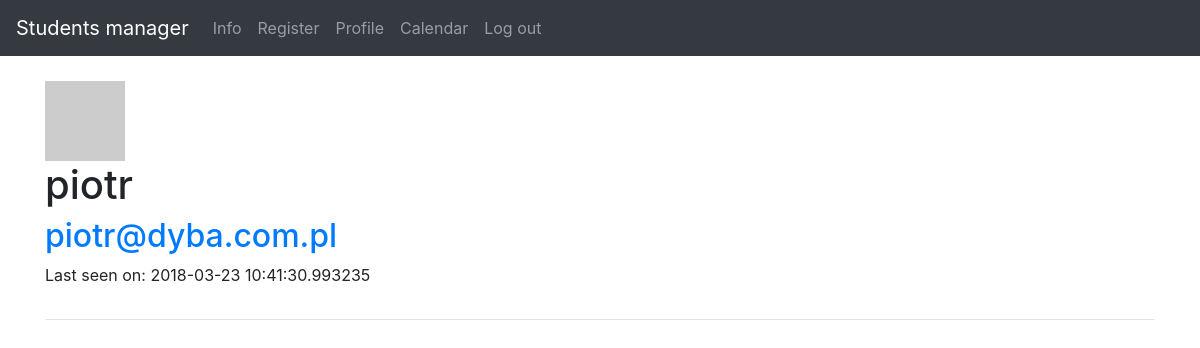
The page /users/piotr (signed in) on the database its author committed.
### models.py (models this page shows, shortened)
class User(db.Model, UserMixin):
    __tablename__ = 'user'
    id = Column(Integer, autoincrement=True, primary_key=True)
    username = Column(String(25), default='', unique=True)
    active = Column(Boolean, default=True)
    email = Column(String(200), unique=True)
    password = Column(String(200), default='')
    admin = Column(Boolean, default=False)
    confirmed = Column(db.Boolean, nullable=False, default=False)
    confirmed_on = Column(db.DateTime, nullable=True)
    password_reset_token = Column(db.String, nullable=True)
    registered_on = Column(db.DateTime, nullable=False)
    about_me = Column(db.String(140))
    last_seen = Column(db.DateTime, default=datetime.utcnow)
    def get_id(self):
        return self.id
    def avatar(self, size):
        digest = md5(self.email.lower().encode('utf-8')).hexdigest()
        return 'https://www.gravatar.com/avatar/{}?d=identicon&s={}'.format(
            digest, size)

### views.py (the view)
@app.route('/users/<string:username>', methods=['GET'])
@login_required
def user(username):
    user = User.query.filter(User.username == username).first()
    return render_template('user/profile.html', user=user)

### views.py (called while the page is built)
@lm.user_loader
def load_user(user_id):
    return User.query.filter(User.id == user_id).first()

@app.before_request
def before_request():
    if current_user.is_authenticated:
        current_user.last_seen = datetime.utcnow()
        db.session.commit()

### templates/user/profile.html (shortened to what this page needs)
{% extends "_base.html" %}
{% block content %}
    <table>
        <tr valign="top">
            <br>
            <img src="{{ user.avatar(128) }}">
            <h1>{{ user.username }}</h1>
            <h2><a class="u-email" href="mailto:<user.email>">{{ user.email }}</a></h2>
                {% if user.last_seen %}<p>Last seen on: {{ user.last_seen }}</p>{% endif %}
        </tr>
    </table>
    <hr>
{% endblock %}

### rows shown on the page
User: username "piotr", email "piotr@dyba.com.pl", last_seen "2018-03-23 10:41:30.993235"
